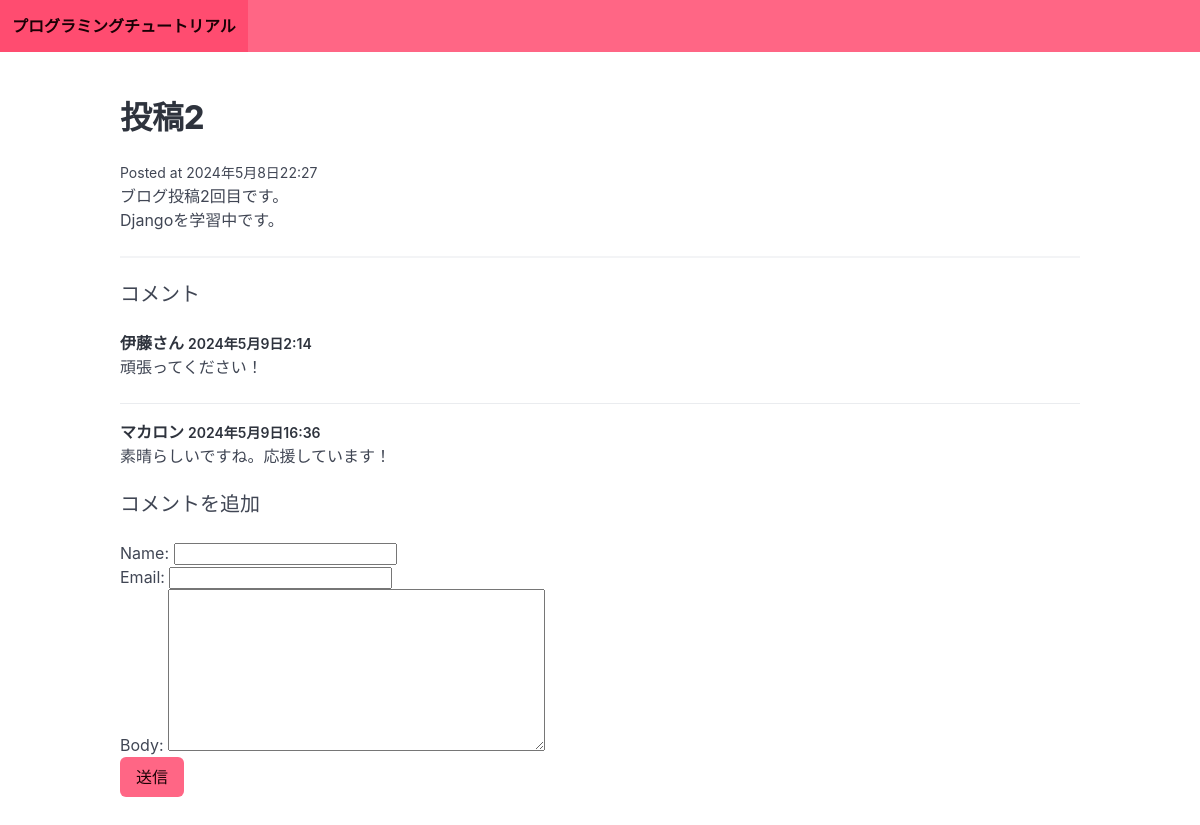
The page /post-2/ on the database its author committed.
### blog/models.py (models this page shows)
class Post(models.Model):
    title = models.CharField(max_length=255)
    slug = models.SlugField()
    intro = models.TextField()
    body = models.TextField()
    posted_date = models.DateTimeField(auto_now_add=True)

class Comment(models.Model):
    post = models.ForeignKey(Post, related_name="comment", on_delete=models.CASCADE)
    name = models.CharField(max_length=255)
    email = models.EmailField()
    body = models.TextField()
    posted_date = models.DateTimeField(auto_now_add=True)

### blog/views.py (the view)
# urls.py: path("<slug:slug>/", post_detail, name="post_detail")
def post_detail(request, slug):
    post = Post.objects.get(slug=slug)
    if request.method == "POST":
        form = CommentForm(request.POST)
        if form.is_valid():
            comment = form.save(commit=False)
            comment.post = post
            comment.save()
            return redirect("post_detail", slug=post.slug)
    else:
        form = CommentForm()
    return render(request, "blog/post_detail.html", {"post": post, "form": form})

### blog/forms.py
class CommentForm(forms.ModelForm):
    class Meta:
        model = Comment
        fields = ["name", "email", "body"]

### blog/templates/blog/post_detail.html (shortened to what this page needs)
{% extends "blog/base.html" %} {% block content %}
    <h1 class="title">{{post.title}}</h2>
    <small>Posted at {{post.posted_date}} </small>
    <p>{{post.intro}} </p>
    <p>{{post.body}} </p>
    <hr />
    <h2 class="subtitle">コメント</h2>
    {% for comment in post.comment.all %}
    <article class="media">
        <div class="media-content">
            <div class="content">
                <p>
                    <strong>
                        {{comment.name}}
                        <small>{{comment.posted_date}} </small>
                    </strong>
                    <br />
                    {{comment.body}}
                </p>
            </div>
        </div>
    </article>
    {% empty %}
    <div class="notification">
        <p>コメントはまだありません。</p>
    </div>
    <hr>
    {% endfor %}
    <h2 class ="subtitle">コメントを追加</h2>
    <form action="." method="post">
        {{form.as_p}}
        <div class="field">
            <div class="control">
                <button class="button is-danger">送信</button>
            </div>
        </div>
    </form>
{% endblock %}

### rows shown on the page
Post: title "投稿2", posted_date "2024年5月8日22:27", intro "ブログ投稿2回目です。", body "Djangoを学習中です。"
Comment: name "伊藤さん", posted_date "2024年5月9日2:14", body "頑張ってください！"
Comment: name "マカロン", posted_date "2024年5月9日16:36", body "素晴らしいですね。応援しています！"
